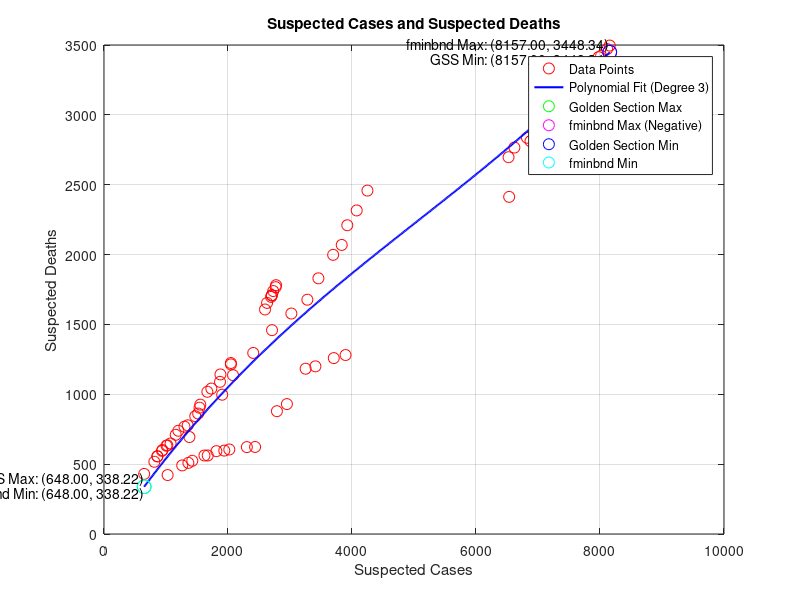

This chart was generated by the following MATLAB code:
% Load Data from CSV
data = csvread('data.csv', 1, 0); % Skip the header row
suspected_cases = data(:, 1);
suspected_deaths = data(:, 2);

% Polynomial Regression (Degree 3)
p = polyfit(suspected_cases, suspected_deaths, 3);

% Display Polynomial Regression Equation
fprintf('Polynomial Regression Degree 3: y = ');
for i = 1:length(p)
    if p(i) < 0
        fprintf(' - %.5fx^%d', abs(p(i)), length(p)-i);
    else
        if i > 1
            fprintf(' + ');
        end
        fprintf('%.5fx^%d', p(i), length(p)-i);
    end
end
fprintf('\n');

polynomial = @(x) polyval(p, x);

% Define the objective function for optimization (Negative for maximization)
objective_function = @(x) -polynomial(x);

% Golden Section Search Implementation
function [x_opt, iterations, log_data] = golden_section_search(f, a, b, tol)
    gr = (sqrt(5) + 1) / 2; % Golden ratio
    c = b - (b - a) / gr;
    d = a + (b - a) / gr;
    iterations = 0;
    log_data = []; % Log each iteration

    while abs(b - a) > tol
        iterations = iterations + 1;
        log_data = [log_data; a, b, c, d, f(c), f(d)];
        if f(c) < f(d)
            a = c;
        else
            b = d;
        end
        c = b - (b - a) / gr;
        d = a + (b - a) / gr;
    end
    x_opt = (b + a) / 2;
end

% Define bounds for optimization
a = min(suspected_cases);
b = max(suspected_cases);

% Apply Golden Section Search
[x_gss, gss_iterations, gss_log] = golden_section_search(objective_function, a, b, 1e-3);

% Apply fminbnd for comparison (this will now find the minimum for the original function)
[x_fminbnd_min, fval_fminbnd_min] = fminbnd(@(x) polynomial(x), a, b);

% Golden Section Search Min
[x_gss_min, gss_min_val] = golden_section_search(@(x) polynomial(x), a, b, 1e-3);

% fminbnd Max (This is now the maximum, since we negate the result in the objective function)
[x_fminbnd_max, fval_fminbnd_max] = fminbnd(objective_function, a, b);

% Generate predictions
predicted_temp = polynomial(suspected_cases);

% Calculate RMSE and MAE
rmse = sqrt(mean((suspected_deaths - predicted_temp).^2));
mae = mean(abs(suspected_deaths - predicted_temp));

% Plotting
x_vals = linspace(a, b, 500);
y_vals = polynomial(x_vals);

figure;
plot(suspected_cases, suspected_deaths, 'ro', 'DisplayName', 'Data Points', 'MarkerSize', 8);
hold on;
plot(x_vals, y_vals, 'b-', 'DisplayName', 'Polynomial Fit (Degree 3)', 'LineWidth', 1.5);

% Plot GSS Max, GSS Min, fminbnd Max, fminbnd Min
x_gss_y = polynomial(x_gss);
x_fminbnd_max_y = polynomial(x_fminbnd_max);
x_fminbnd_min_y = polynomial(x_fminbnd_min);
x_gss_min_y = polynomial(x_gss_min);

plot(x_gss, x_gss_y, 'go', 'MarkerSize', 10, 'DisplayName', 'Golden Section Max');
plot(x_fminbnd_max, x_fminbnd_max_y, 'mo', 'MarkerSize', 10, 'DisplayName', 'fminbnd Max (Negative)');
plot(x_gss_min, x_gss_min_y, 'bo', 'MarkerSize', 10, 'DisplayName', 'Golden Section Min');
plot(x_fminbnd_min, x_fminbnd_min_y, 'co', 'MarkerSize', 10, 'DisplayName', 'fminbnd Min');

% Annotate maxima and minima points
text(x_gss, x_gss_y, sprintf('GSS Max: (%.2f, %.2f)', x_gss, x_gss_y), 'VerticalAlignment', 'bottom', 'HorizontalAlignment', 'right');
text(x_fminbnd_max, x_fminbnd_max_y, sprintf('fminbnd Max: (%.2f, %.2f)', x_fminbnd_max, x_fminbnd_max_y), 'VerticalAlignment', 'bottom', 'HorizontalAlignment', 'right');
text(x_gss_min, x_gss_min_y, sprintf('GSS Min: (%.2f, %.2f)', x_gss_min, x_gss_min_y), 'VerticalAlignment', 'top', 'HorizontalAlignment', 'right');
text(x_fminbnd_min, x_fminbnd_min_y, sprintf('fminbnd Min: (%.2f, %.2f)', x_fminbnd_min, x_fminbnd_min_y), 'VerticalAlignment', 'top', 'HorizontalAlignment', 'right');

xlabel('Suspected Cases');
ylabel('Suspected Deaths');
title('Suspected Cases and Suspected Deaths');
legend show;
grid on;

% Display Results
fprintf('\n==============================\n');
fprintf('      Optimization Results\n');
fprintf('==============================\n');

fprintf('\nGolden Section Search Results:\n');
fprintf('  Min x: %.5f\n', x_gss);
fprintf('  Min y: %.5f\n', polynomial(x_gss));
fprintf('  Iterations: %d\n', gss_iterations);

fprintf('\nfminbnd Min Results:\n');
fprintf('  Min x: %.5f\n', x_fminbnd_min);
fprintf('  Min y: %.5f\n', polynomial(x_fminbnd_min));

fprintf('\nGolden Section Search Min Results:\n');
fprintf('  Max x: %.5f\n', x_gss_min);
fprintf('  Max y: %.5f\n', polynomial(x_gss_min));

fprintf('\nfminbnd Max Results:\n');
fprintf('  Max x: %.5f\n', x_fminbnd_max);
fprintf('  Max y: %.5f\n', polynomial(x_fminbnd_max));

fprintf('\n==============================\n');
fprintf('      Error Metrics\n');
fprintf('==============================\n');
fprintf('  RMSE: %.5f\n', rmse);
fprintf('  MAE: %.5f\n', mae);
fprintf('==============================\n');


% Save log data
dlmwrite('gss_log_octave.csv', gss_log, ',');


